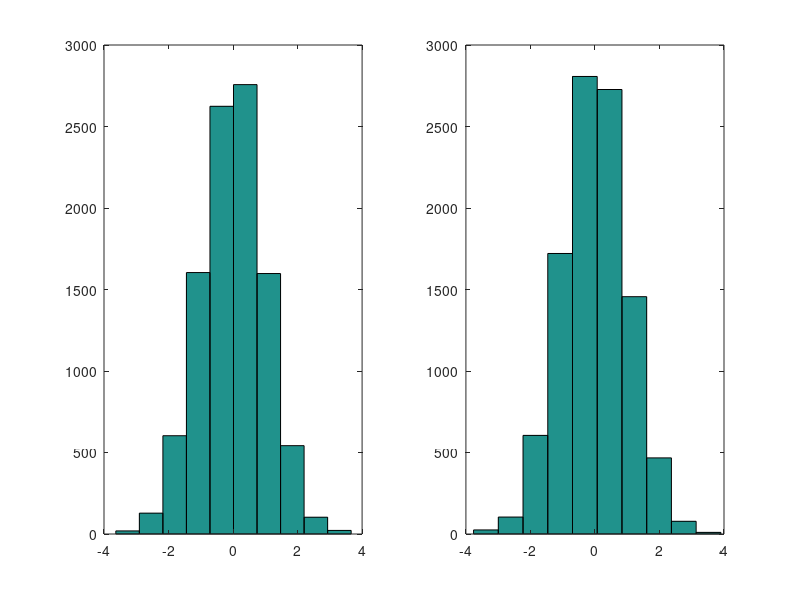
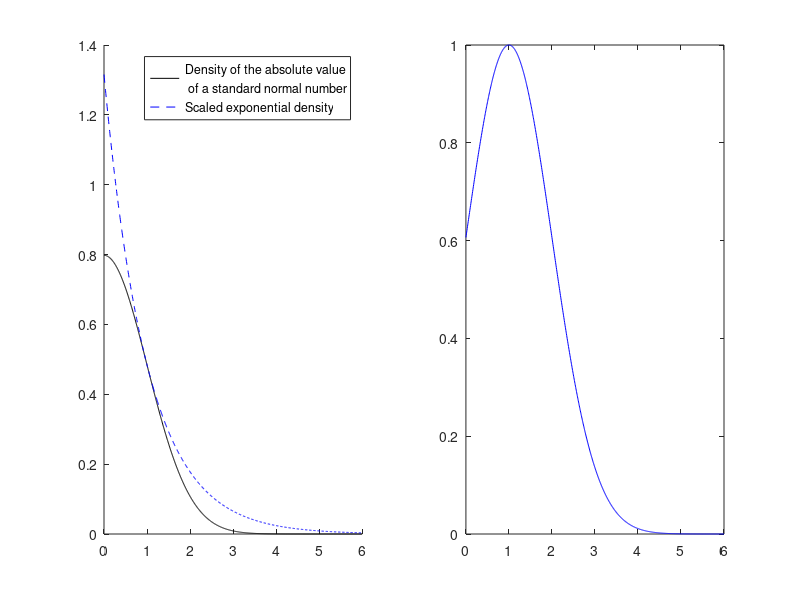

Write the MATLAB code that produced these figures, in order.
clear
clc
rng(0)

n = 10000;
X = zeros(n,1);
count = 0;
ix = 1;

while ix <= n
    count = count + 1;
    % Generate a pair of indepedent random variables
    U = rand(1,2);
    u1 = U(1);
    u2 = U(2);
    Y = -log(u1);
    if u2 <= exp(-0.5*(Y-1)^2)
        V = rand(1,1);
        if V < 0.5
            X(ix) = -Y;
            ix = ix + 1;
        else
            X(ix) = Y;
            ix = ix + 1;
        end
    end
end

wastage = n/count; 
X(1:5)

figure() 
subplot(1,2,1) 
hist(X) 
subplot(1,2,2) 
hist(randn(10000,1) ) 

figure()
x = linspace(0,6,1000); 
fx = (2/sqrt(2*pi))*exp(-0.5.*x.^2); 
gx = exp(-x); 
c = sqrt(2*exp(1)/pi); 
subplot(1,2,1) 
hold on 
plot(x,fx,'k-') 
plot(x,c.*gx,'b--')
label1 = sprintf('Density of the absolute value \n of a standard normal number'); 
label2 = 'Scaled exponential density'; 
legend(label1, label2)
hold off 
subplot(1,2,2) 
plot(x, fx./(c.*gx), 'b-') 
